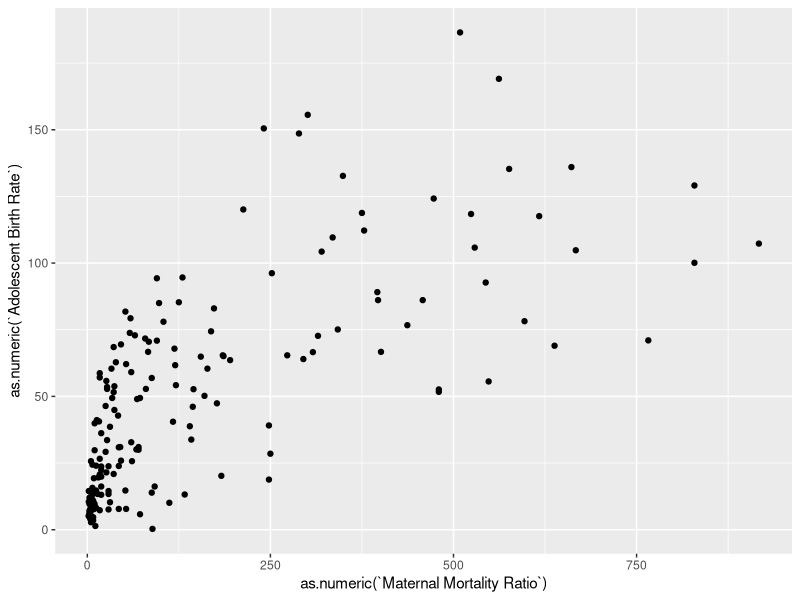
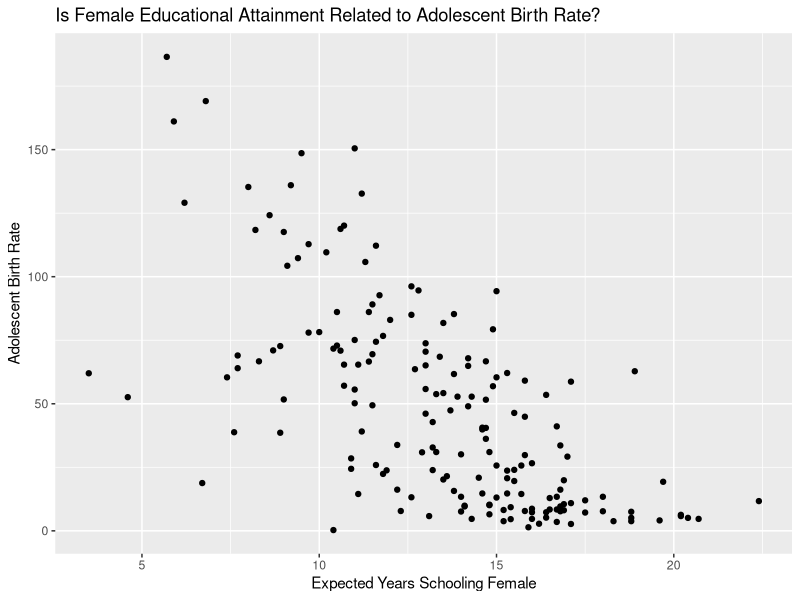
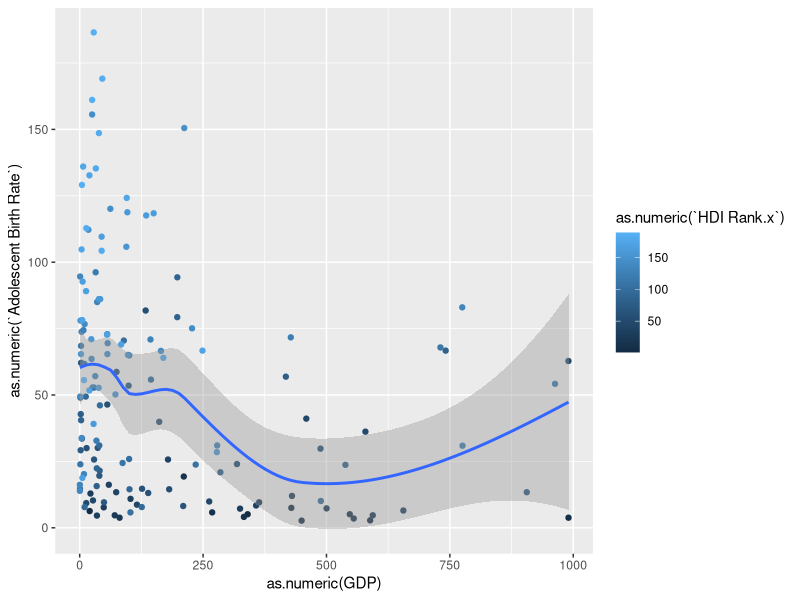
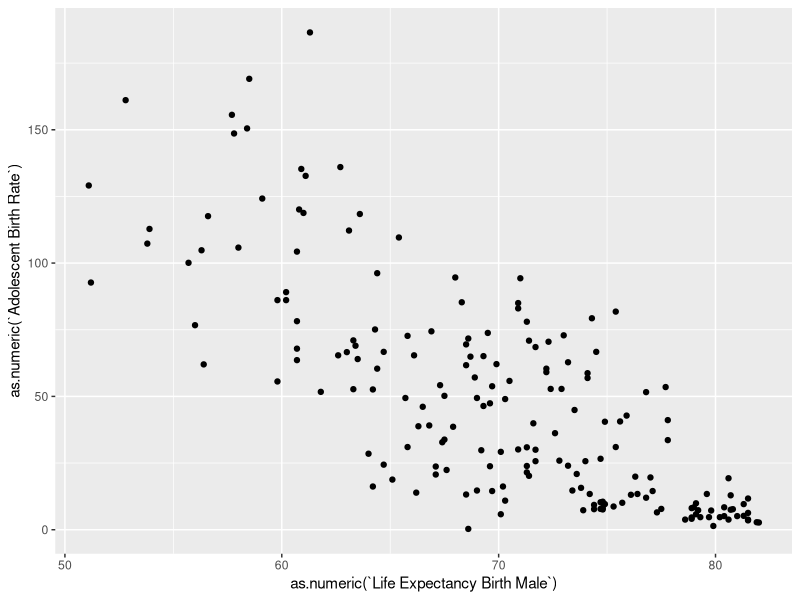
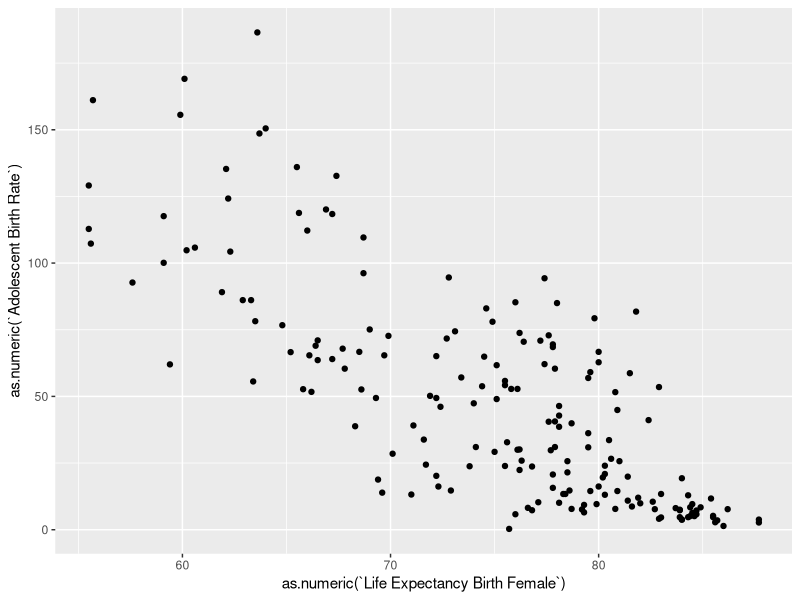
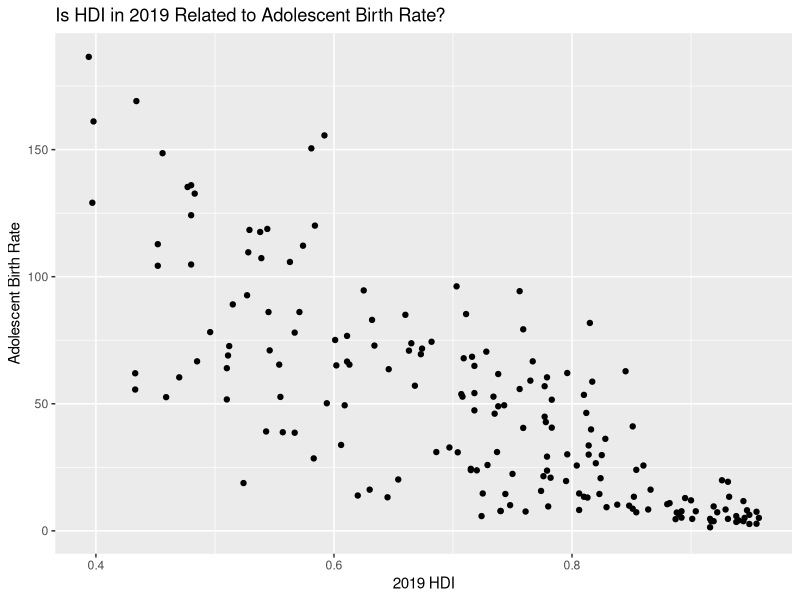
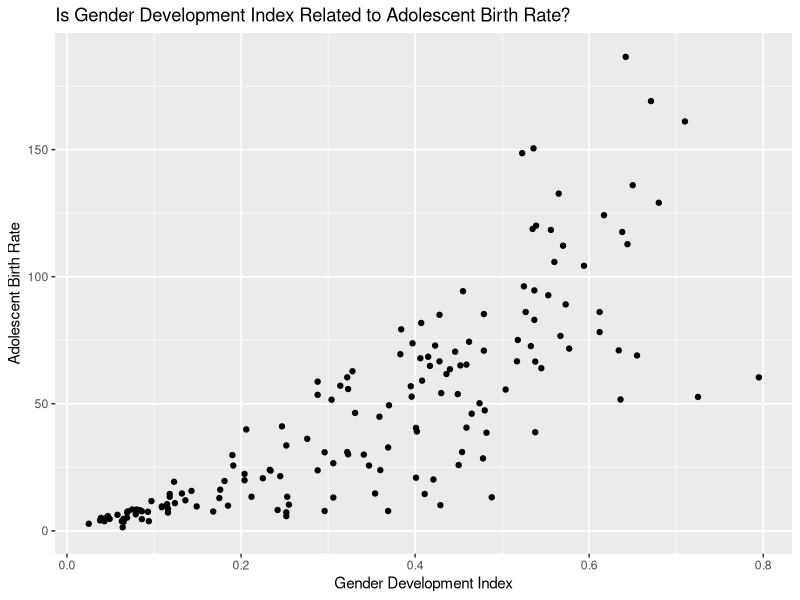

R code for these plots, in order:
## ---- chunk 1
library(tidyverse)
library(dplyr)
library(ggplot2)

knitr::opts_chunk$set(eval = TRUE, echo = FALSE, message = FALSE, warning = FALSE)
## ---- chunk 2
hdi1 <- read.csv("../data/HDI_Table1.csv")
hdi4 <- read.csv("../data/HDI_Table4.csv")
hdi5 <- read.csv("../data/HDI_Table5.csv")
hdi8 <- read.csv("../data/HDI_Table8.csv")
hdi10 <- read.csv("../data/HDI_Table10.csv")
adolescent_births <- read.csv("../data/Adolescent_Births.csv")
contraceptive_prevalence <- read.csv("../data/Contraceptive_Prevalence.csv")
## ---- chunk 3
hdi1_clean <- slice(hdi1, -c(1:7, 74, 128, 166, 200, 207:270))
hdi1_clean <- select(hdi1_clean, select = -c(X.1, X.3, X.5, X.7, X.9, X.11))
names(hdi1_clean) <- c("HDI Rank", "Country", "HDI 2019", "Life Expectancy Birth", "Expected Years Schooling", "Mean Years Schooling", "GNI Per Capita", "GNI Per Capita Minus HDI", "HDI 2018")

hdi4_clean <- slice(hdi4, -c(1:7, 74, 128, 166, 200, 207:264))
hdi4_clean <- select(hdi4_clean, select = -c(X.1, X.3, X.5, X.7, X.9, X.11, X.13, X.15, X.17, X.19, X.21, X.23))
names(hdi4_clean) <- c("HDI Rank", "Country", "Gender Development Index", "Gender Development Index Group", "HDI Female", "HDI Male", "Life Expectancy Birth Female", "Life Expectancy Birth Male", "Expected Years Schooling Female", "Expected Years Schooling Male", "Mean Years Schooling Female", "Mean Years Schooling Male", "Estimated GNI per Capita Female", "Estimated GNI per Capita Male")

hdi5_clean <- slice(hdi5, -c(1:7, 74, 128, 166, 200, 207:270))
hdi5_clean <- select(hdi5_clean, select = -c(X.1, X.3, X.5, X.7, X.9, X.11, X.13, X.15, X.17))
names(hdi5_clean) <- c("HDI Rank", "Country", "Gender Development Index", "Gender Development Index Rank", "Maternal Mortality Ratio", "Adolescent Birth Rate", "Seats Parliament Female", "Secondary Education Female", "Secondary Education Male", "Labour Participation Female", "Labour Participation Male")

hdi8_clean <- slice(hdi8, -c(1:7, 74, 128, 166, 200, 207:264))
hdi8_clean <- select(hdi8_clean, select = -c(X.1, X.3, X.5, X.7, X.9, X.11, X.13, X.15, X.17, X.19, X.21, X.23, X.25, X.27, X.29 : X.33))
names(hdi8_clean) <- c("HDI Rank", "Country", "Infants Breastfed", "Lack DTP Immunization", "Lack Measles Immunization", "Child Malnutrition", "Mortality Rate Infant", "Mortality Rate Under 5", "Mortality Rate Female", "Mortality Rate Male", "Mortality Rate Noncommunicable Female", "Mortality Rate Noncommunicable Male", "Malaria Incidence", "TB Incidence", "HIV Prevalence", "Healthy Life Expectancy at Birth", "Health Expenditure of GDP")

hdi10_clean <- slice(hdi10, -c(1:7, 74, 128, 166, 200, 207:260))
hdi10_clean <- select(hdi10_clean, select = -c(X.1, X.3, X.5, X.7, X.9, X.11, X.13, X.15, X.17, X.19, X.21, X.23))
names(hdi10_clean) <- c("HDI Rank", "Country", "GDP", "GDP per Capita", "GDP Annual Growth", "Labour Share", "Gross Fixed Capital Formation of GDP", "General Government Consumption of GDP", "General Government Consumption Annual Growth", "Total Tax Revenue of GDP", "Taxes Income Profits Capital Gains of TTR", "External Debt Stock of GNI", "Total Debt Service of GNI", "Consumer Price Index")

adolescent_births_clean <- select(adolescent_births, select = c(ParentLocation, Location, Period, IsLatestYear, FactValueNumeric, Value))
names(adolescent_births_clean) <- c("World Region", "Country", "Period", "Is Latest Year", "Adolescent Births", "Adolescent Births Text")

contraceptive_prevalence_clean <- slice(contraceptive_prevalence, -c(1:8))
contraceptive_prevalence_clean <- select(contraceptive_prevalence_clean, select = c(X, X.2, X.3, X.4, X.5, X.6, X.19))
names(contraceptive_prevalence_clean) <- c("Country", "Survey Start Year", "Survey End Year", "Age Group", "Contraceptive Any Method", "Contraceptive Modern Method", "Contraceptive Traditional Method")
## ---- chunk 4

country_joined <- hdi1_clean %>%
  inner_join(hdi10_clean, by = "Country")%>%
  inner_join(hdi4_clean, by = "Country")%>%
  inner_join(hdi5_clean, by = "Country")%>%
  inner_join(hdi8_clean, by = "Country")

contraceptives_joined <- contraceptive_prevalence_clean %>%
  inner_join(adolescent_births_clean, by = "Country")
## ---- chunk 5

## ---- chunk 6

## ---- chunk 7
ggplot(country_joined, aes(x = as.numeric(`Maternal Mortality Ratio`), 
                           y = as.numeric(`Adolescent Birth Rate`))) +
  geom_point()

## ---- chunk 8
country_joined %>%
  ggplot(aes(x= as.numeric(`Expected Years Schooling Female`), 
             y= as.numeric(`Adolescent Birth Rate`))) +
  geom_point() +
  labs(
    title= "Is Female Educational Attainment Related to Adolescent Birth Rate?",
    x="Expected Years Schooling Female",
    y="Adolescent Birth Rate"
  )
## ---- chunk 9
ggplot(country_joined, aes(x = as.numeric(`GDP`), 
                           y = as.numeric(`Adolescent Birth Rate`), color = as.numeric(`HDI Rank.x`))) +
  geom_point() +
  geom_smooth()
## ---- chunk 10
ggplot(country_joined, aes(x = as.numeric(`Life Expectancy Birth Male`), 
                           y = as.numeric(`Adolescent Birth Rate`))) +
  geom_point()
ggplot(country_joined, aes(x = as.numeric(`Life Expectancy Birth Female`), 
                           y = as.numeric(`Adolescent Birth Rate`))) +
  geom_point()
## ---- chunk 11
country_joined %>%
  ggplot(aes(x= as.numeric(`HDI 2019`), 
             y= as.numeric(`Adolescent Birth Rate`))) +
  geom_point() +
  labs(
    title= "Is HDI in 2019 Related to Adolescent Birth Rate?",
    x="2019 HDI",
    y="Adolescent Birth Rate"
  )
## ---- chunk 12

## ---- chunk 13
country_joined %>%
  ggplot(aes(x= as.numeric(`Gender Development Index.y`), 
             y= as.numeric(`Adolescent Birth Rate`))) +
  geom_point() +
  labs(
    title= "Is Gender Development Index Related to Adolescent Birth Rate?",
    x="Gender Development Index",
    y="Adolescent Birth Rate"
  )
